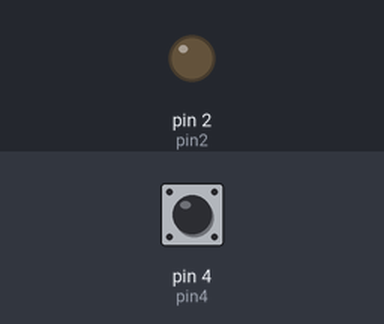
A sketch run on a simulated Arduino Uno, built with avr-gcc and run on an emulated ATmega328P. Parts: output pins drawn as LEDs (lit = HIGH). Dashed ring = blinking. The test bench sets the inputs (shaded band); at power-on: pin 4 (pin4) HIGH.

Above: at 1.2 s.
1.3 s: pin 4 (pin4) pulled LOW for 3.2 s
At 1.7 s:
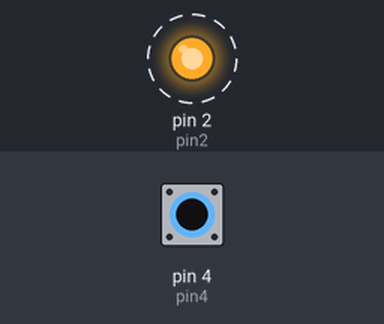
6.0 s: pin 4 (pin4) pulled LOW for 0.15 s
At 6.5 s:
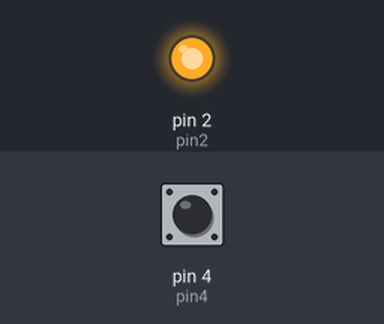
7.6 s: pin 4 (pin4) pulled LOW for 1 s
At 8.9 s:
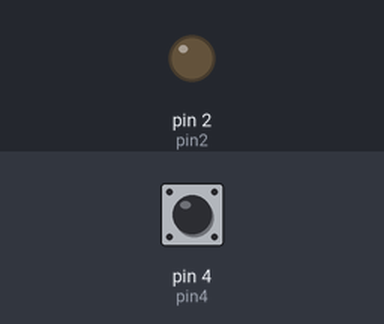
Timing chart, 0 to 10.6 s (numbered marks = the images above; inputs shaded):
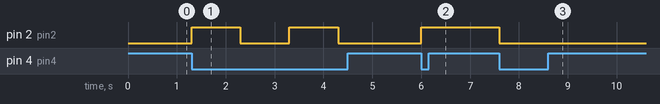

Measured:
- after the input at 1.3 s, pin 2 (pin2): alternates HIGH for 1.0 s and LOW for 1.0 s, starting at once
- after the input at 6.0 s, pin 2 (pin2): LOW → HIGH at once
- after the input at 7.6 s, pin 2 (pin2): HIGH → LOW at once

The sketch:

GasparCode.ino
```cpp
int pin2 = 2;
int pin4 = 4;

bool LEDvar = false;

void setup() {
  // put your setup code here, to run once:
  pinMode(2, OUTPUT);
  pinMode(4, INPUT_PULLUP);

  // Ensure LED starts off
  digitalWrite(2, LOW);
}

void loop() {
  // put your main code here, to run repeatedly:

  bool pressed = false;
  while(!pressed)
  {
    if (digitalRead(pin4) == LOW && LEDvar == false) {
      LEDvar = true;
      pressed = true;
    }
    else if (digitalRead(pin4) == LOW && LEDvar == true) {
      LEDvar = false;
      pressed = true;
    }
  }

  /*if (digitalRead(pin4) == LOW && LEDvar == false) {
    LEDvar = true;
  }
  else if (digitalRead(pin4) == LOW && LEDvar == true) {
    LEDvar = false;
  }*/

  if (LEDvar == true)
  {
    digitalWrite(pin2, HIGH);
  }
  if (LEDvar == false)
  {
    digitalWrite(pin2, LOW);
  }
  delay(1000);
}
```
